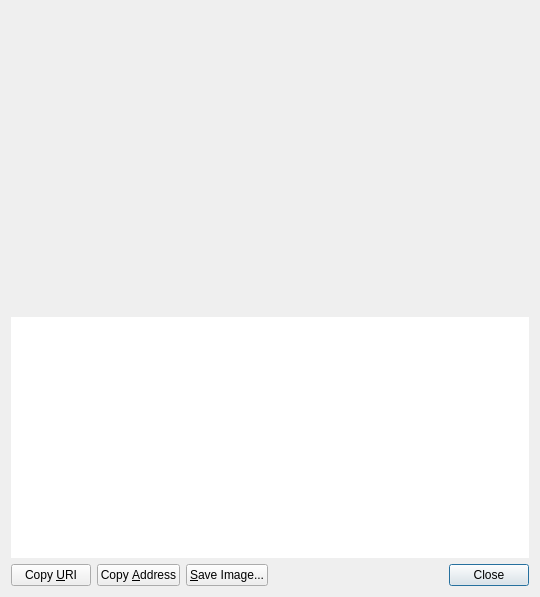
<?xml version="1.0" encoding="UTF-8"?>
<ui version="4.0">
 <class>ReceiveRequestDialog</class>
 <widget class="QDialog" name="ReceiveRequestDialog">
  <property name="geometry">
   <rect>
    <x>0</x>
    <y>0</y>
    <width>540</width>
    <height>597</height>
   </rect>
  </property>
  <property name="styleSheet">
   <string notr="true">
QStatusBar {
background-color:#ffffff;
}

.QFrame {
background-color:transparent;
border:0px solid #fff;
}

QMenuBar {
background-color:#fff;
}

QMenuBar::item {
background-color:#fff;
}

QMenuBar::item:selected {
background-color:#f8f6f6;
}

QMenu {
background-color:#f8f6f6;
}

QMenu::item {
color:#333;
}

QMenu::item:selected {
background-color:#f2f0f0;
color:#333;
}

QToolBar {
background-color:#fff;
border:0px solid #000;
padding:0;
margin:0;
}

QToolBar &gt; QToolButton {
background-color:#fff;
border:0px solid #333;
min-height:2.5em;
min-width: 8em;
padding: 0em 1em;
/*font-weight:bold;*/
color:#333;
}

QToolBar &gt; QToolButton:checked {
background-color:#183862;
color:#fff;
font-weight:bold;
}

QMessageBox {
background-color:#F8F6F6;
}

/*******************************************************/

QLabel { /* Base Text Size &amp; Color */
font-size:12px;
color:#333333;
}

.QCheckBox { /* Checkbox Labels */
color:#333333;
background-color:transparent;
}

.QCheckBox:hover {
background-color:transparent;
}

.QValidatedLineEdit, .QLineEdit { /* Text Entry Fields */
border: 1px solid #82C3E6;
font-size:11px;
min-height:25px;
outline:0;
padding:3px;
background-color:#fcfcfc;
}

.QLineEdit:!focus {
font-size:12px;
}

.QValidatedLineEdit:disabled, .QLineEdit:disabled {
background-color:#f2f2f2;
}

/*******************************************************/

QPushButton { /* Global Button Style */

background-color:#183862;

border:1;

border-radius:3px;

color:#ffffff;

font-size:12px;

font-weight:bold;

height: 26px;

padding-left:25px;

padding-right:25px;

padding-top:5px;

padding-bottom:5px;

margin-right: 10px;

}



QPushButton:hover { /* Global Button Style hover */

background-color:#f57026;

border:1;

border-radius:3px;

color:#ffffff;

font-size:12px;

font-weight:bold;

height: 26px;

padding-left:25px;

padding-right:25px;

padding-top:5px;

padding-bottom:5px;

margin-right: 10px;

}

QPushButton:focus {
border:none;
outline:none;
}

QPushButton:pressed {
border:1px solid #333;
}

QComboBox { /* Dropdown Menus */
border:1px solid #82C3E6;
padding: 3px 5px 3px 5px;
background:#fcfcfc;
min-height:25px;
color:#818181;
}

QComboBox:checked {
background:#f2f2f2;
}

QComboBox:editable {
background: #183862;
color:#616161;
border:0px solid transparent;
}

QComboBox::drop-down {
width:25px;
border:0px;
}

QComboBox::down-arrow {
border-image: url(':/images/light/drkblue_downArrow') 0 0 0 0 stretch stretch;
}

QComboBox QListView {
background:#fff;
border:1px solid #333;
padding-right:1px;
padding-left:1px;
}

QComboBox QAbstractItemView::item { margin:4px; }

QComboBox::item {
color:#818181;
}

QComboBox::item:alternate {
background:#fff;
}

QComboBox::item:selected {
border:0px solid transparent;
background:#f2f2f2;
}

QComboBox::indicator {
background-color:transparent;
selection-background-color:transparent;
color:transparent;
selection-color:transparent;
}

QAbstractSpinBox {
border:1px solid #82C3E6;
padding: 3px 5px 3px 5px;
background:#fcfcfc;
min-height:25px;
color:#818181;
}

QAbstractSpinBox::up-button {
subcontrol-origin: border;
subcontrol-position: top right;
width:21px;
background:#fcfcfc;
border-left:0px;
border-right:1px solid #82C3E6;
border-top:1px solid #82C3E6;
border-bottom:0px;
padding-right:1px;
padding-left:5px;
padding-top:2px;
}

QAbstractSpinBox::up-arrow {
image:url(':/images/light/drkblue_upArrow_small');
}

QAbstractSpinBox::down-button {
subcontrol-origin: border;
subcontrol-position: bottom right;
width:21px;
background:#fcfcfc;
border-top:0px;
border-left:0px;
border-right:1px solid #82C3E6;
border-bottom:1px solid #82C3E6;
padding-right:1px;
padding-left:5px;
padding-bottom:2px;
}

QAbstractSpinBox::down-arrow {
image:url(':/images/light/drkblue_downArrow_small');
}

QCheckBox {
spacing: 5px;
}

QCheckBox::indicator {
width: 16px;
height: 16px;
}



/*******************************************************/

QHeaderView { /* Table Header */
background-color:transparent;
}

QHeaderView::section { /* Table Header Sections */
qproperty-alignment:center;
background-color:qlineargradient(x1: 0, y1: 0, x2: 0, y2: 0.25, stop: 0 #1070B0, stop: 1 #183862);
color:#fff;
min-height:25px;
font-weight:bold;
font-size:14px;
outline:0;
border:0px solid #fff;
border-right:1px solid #fff;
padding-left:5px;
padding-right:5px;
padding-top:2px;
padding-bottom:2px;
}

QHeaderView::section:last {
border-right: 0px solid #d7d7d7;
}

.QScrollArea {
background:transparent;
border:0px;
}

.QTableView { /* Table - has to be selected as a class otherwise it throws off QCalendarWidget */
background:transparent;
border:0px solid #fff;
}

QTableView::item { /* Table Item */
background-color:#fcfcfc;
font-size:12px;
}

QTableView::item:selected { /* Table Item Selected */
background-color:#f0f0f0;
color:#333;
}

QScrollBar { /* Scroll Bar */

}

QScrollBar:vertical { /* Vertical Scroll Bar Attributes */
border:0;
background:#ffffff;
width:18px;
margin: 18px 0px 18px 0px;
}

QScrollBar:horizontal { /* Horizontal Scroll Bar Attributes */
border:0;
background:#ffffff;
height:18px;
margin: 0px 18px 0px 18px;
}


QScrollBar::handle:vertical { /* Scroll Bar Slider - vertical */
background:#e0e0e0;
min-height:10px;
}

QScrollBar::handle:horizontal { /* Scroll Bar Slider - horizontal */
background:#e0e0e0;
min-width:10px;
}

QScrollBar::add-page, QScrollBar::sub-page { /* Scroll Bar Background */
background:#F8F6F6;
}

QScrollBar::add-line:vertical, QScrollBar::sub-line:vertical, QScrollBar::add-line:horizontal, QScrollBar::sub-line:horizontal { /* Define Arrow Button Dimensions */
background-color:#F8F6F6;
border: 1px solid #f2f0f0;
width:16px;
height:16px;
}

QScrollBar::add-line:vertical:pressed, QScrollBar::sub-line:vertical:pressed, QScrollBar::add-line:horizontal:pressed, QScrollBar::sub-line:horizontal:pressed {
background-color:#e0e0e0;
}

QScrollBar::sub-line:vertical { /* Vertical - top button position */
subcontrol-position:top;
subcontrol-origin: margin;
}

QScrollBar::add-line:vertical { /* Vertical - bottom button position */
subcontrol-position:bottom;
subcontrol-origin: margin;
}

QScrollBar::sub-line:horizontal { /* Vertical - left button position */
subcontrol-position:left;
subcontrol-origin: margin;
}

QScrollBar::add-line:horizontal { /* Vertical - right button position */
subcontrol-position:right;
subcontrol-origin: margin;
}

QScrollBar:up-arrow, QScrollBar:down-arrow, QScrollBar:left-arrow, QScrollBar:right-arrow { /* Arrows Icon */
width:10px;
height:10px;
}

QScrollBar:up-arrow {
background-image: url(':/images/light/drkblue_upArrow_small');
}

QScrollBar:down-arrow {
background-image: url(':/images/light/drkblue_downArrow_small');
}

QScrollBar:left-arrow {
background-image: url(':/images/light/drkblue_leftArrow_small');
}

QScrollBar:right-arrow {
background-image: url(':/images/light/drkblue_rightArrow_small');
}


/*******************************************************/

/* DIALOG BOXES */

QDialog .QTabWidget {
border-bottom:1px solid #333;
}

QDialog .QTabWidget::pane {
border: 1px solid #d7d7d7;
}

QDialog .QTabWidget QTabBar::tab {
background-color:#f2f0f0;
color:#333;
padding-left:10px;
padding-right:10px;
padding-top:5px;
padding-bottom:5px;
border-top: 1px solid #d7d7d7;
}

QDialog .QTabWidget QTabBar::tab:first {
border-left: 1px solid #d7d7d7;
}

QDialog .QTabWidget QTabBar::tab:last {
border-right: 1px solid #d7d7d7;
}

QDialog .QTabWidget QTabBar::tab:selected, QDialog .QTabWidget QTabBar::tab:hover {
background-color:#ffffff;
color:#333;
}

QDialog .QTabWidget .QWidget {
background-color:#fff;
color:#333;
}

QDialog .QTabWidget .QWidget QAbstractSpinBox {
min-height:15px;
}

QDialog .QTabWidget .QWidget QAbstractSpinBox::down-button {
width:15px;
}

QDialog .QTabWidget .QWidget QAbstractSpinBox::up-button {
width:15px;
}

QDialog .QTabWidget .QWidget QComboBox {
min-height:15px;
}

QDialog QWidget { /* Remove Annoying Focus Rectangle */
outline: 0;
}

/*******************************************************/
/* FILE MENU */

/* Dialog: Open URI */
QDialog#OpenURIDialog {
background-color:#F8F6F6;
}

QDialog#OpenURIDialog QLabel#label { /* URI Label */
font-weight:bold;
}

QDialog#OpenURIDialog QPushButton#selectFileButton { /* ... Button */
background-color:qlineargradient(x1: 0, y1: 0, x2: 0, y2: 1, stop: .01 #f6f6f6, stop: .1 rgba(250, 250, 250, 128), stop: .95 rgba(250, 250, 250, 255), stop: 1 #ebebeb);
border:1px solid #d2d2d2;
color:#616161;
padding-left:10px;
padding-right:10px;
}

QDialog#OpenURIDialog QPushButton#selectFileButton:hover {
background-color:qlineargradient(x1: 0, y1: 0, x2: 0, y2: 1, stop: .01 #f6f6f6, stop: .1 rgba(240, 240, 240, 255), stop: .95 rgba(240, 240, 240, 255), stop: 1 #ebebeb);
color:#333;
}

QDialog#OpenURIDialog QPushButton#selectFileButton:pressed {
border:1px solid #9e9e9e;
}

/* Dialog: Sign / Verify Message */
QDialog#SignVerifyMessageDialog {
background-color:#F8F6F6;
}

QDialog#SignVerifyMessageDialog QPushButton#addressBookButton_SM { /* Address Book Button */
background-color:transparent;
padding-left:10px;
padding-right:10px;
}

QDialog#SignVerifyMessageDialog QPlainTextEdit { /* Message Signing Text */
border:1px solid #82C3E6;
background-color:#fff;
}

QDialog#SignVerifyMessageDialog QPushButton#pasteButton_SM { /* Paste Button */
/* qproperty-icon: url(&quot;:/icons/light/drkblue_editpaste&quot;); */
background-color:transparent;
padding-left:15px;
}

QDialog#SignVerifyMessageDialog QLineEdit:!focus { /* Font Hack */
font-size:10px;
}

QDialog#SignVerifyMessageDialog QPushButton#copySignatureButton_SM { /* Copy Button */
/* qproperty-icon: url(&quot;:/icons/light/drkblue_editcopy&quot;); */
background-color:transparent;
padding-left:10px;
padding-right:10px;
}

QDialog#SignVerifyMessageDialog QPushButton#clearButton_SM { /* Clear Button */
background-color:qlineargradient(x1: 0, y1: 0, x2: 0, y2: 1, stop: .01 #f6f6f6, stop: .1 rgba(250, 250, 250, 128), stop: .95 rgba(250, 250, 250, 255), stop: 1 #ebebeb);
border:1px solid #d2d2d2;
color:#616161;
padding-left:10px;
padding-right:10px;
}

QDialog#SignVerifyMessageDialog QPushButton#clearButton_SM:hover {
background-color:qlineargradient(x1: 0, y1: 0, x2: 0, y2: 1, stop: .01 #f6f6f6, stop: .1 rgba(240, 240, 240, 255), stop: .95 rgba(240, 240, 240, 255), stop: 1 #ebebeb);
color:#333;
}

QDialog#SignVerifyMessageDialog QPushButton#clearButton_SM:pressed {
border:1px solid #9e9e9e;
}

QDialog#SignVerifyMessageDialog QPushButton#addressBookButton_VM { /* Verify Message - Address Book Button */
background-color:transparent;
border:0;
padding-left:10px;
padding-right:10px;
}

QDialog#SignVerifyMessageDialog QPushButton#clearButton_VM { /* Verify Message - Clear Button */
background-color:qlineargradient(x1: 0, y1: 0, x2: 0, y2: 1, stop: .01 #f6f6f6, stop: .1 rgba(250, 250, 250, 128), stop: .95 rgba(250, 250, 250, 255), stop: 1 #ebebeb);
border:1px solid #d2d2d2;
color:#616161;
padding-left:10px;
padding-right:10px;
}

QDialog#SignVerifyMessageDialog QPushButton#clearButton_VM:hover {
background-color:qlineargradient(x1: 0, y1: 0, x2: 0, y2: 1, stop: .01 #f6f6f6, stop: .1 rgba(240, 240, 240, 255), stop: .95 rgba(240, 240, 240, 255), stop: 1 #ebebeb);
color:#333;
}

QDialog#SignVerifyMessageDialog QPushButton#clearButton_VM:pressed {
border:1px solid #9e9e9e;
}

/* Dialog: Send and Receive */
QWidget#AddressBookPage {
background-color:#F8F6F6;
}

QWidget#AddressBookPage QPushButton#newAddress { /* New Address Button */
background-color:qlineargradient(x1: 0, y1: 0, x2: 0, y2: 1, stop: .01 #f6f6f6, stop: .1 rgba(250, 250, 250, 128), stop: .95 rgba(250, 250, 250, 255), stop: 1 #ebebeb);
border:1px solid #d2d2d2;
color:#616161;
padding-left:10px;
padding-right:10px;
}

QWidget#AddressBookPage QPushButton#newAddress:hover {
background-color:qlineargradient(x1: 0, y1: 0, x2: 0, y2: 1, stop: .01 #f6f6f6, stop: .1 rgba(240, 240, 240, 255), stop: .95 rgba(240, 240, 240, 255), stop: 1 #ebebeb);
color:#333;
}

QWidget#AddressBookPage QPushButton#newAddress:pressed {
border:1px solid #9e9e9e;
}

QWidget#AddressBookPage QPushButton#copyAddress { /* Copy Address Button */
background-color:qlineargradient(x1: 0, y1: 0, x2: 0, y2: 1, stop: .01 #f6f6f6, stop: .1 rgba(250, 250, 250, 128), stop: .95 rgba(250, 250, 250, 255), stop: 1 #ebebeb);
border:1px solid #d2d2d2;
color:#616161;
padding-left:10px;
padding-right:10px;
}

QWidget#AddressBookPage QPushButton#copyAddress:hover {
background-color:qlineargradient(x1: 0, y1: 0, x2: 0, y2: 1, stop: .01 #f6f6f6, stop: .1 rgba(240, 240, 240, 255), stop: .95 rgba(240, 240, 240, 255), stop: 1 #ebebeb);
color:#333;
}

QWidget#AddressBookPage QPushButton#copyAddress:pressed {
border:1px solid #9e9e9e;
}

QWidget#AddressBookPage QPushButton#deleteAddress { /* Delete Address Button */
background-color:qlineargradient(x1: 0, y1: 0, x2: 0, y2: 1, stop: .01 #f6f6f6, stop: .1 rgba(250, 250, 250, 128), stop: .95 rgba(250, 250, 250, 255), stop: 1 #ebebeb);
border:1px solid #d2d2d2;
color:#616161;
padding-left:10px;
padding-right:10px;
}

QWidget#AddressBookPage QPushButton#deleteAddress:hover {
background-color:qlineargradient(x1: 0, y1: 0, x2: 0, y2: 1, stop: .01 #f6f6f6, stop: .1 rgba(240, 240, 240, 255), stop: .95 rgba(240, 240, 240, 255), stop: 1 #ebebeb);
color:#333;
}

QWidget#AddressBookPage QPushButton#deleteAddress:pressed {
border:1px solid #9e9e9e;
}

QWidget#AddressBookPage QTableView { /* Address Listing */
font-size:12px;
}

QWidget#AddressBookPage QHeaderView::section { /* Min width for Windows fix */
min-width:260px;
}

/* SETTINGS MENU */

/* Encrypt Wallet and Change Passphrase Dialog */
QDialog#AskPassphraseDialog {
background-color:#F8F6F6;
}

QDialog#AskPassphraseDialog QLabel#passLabel1, QDialog#AskPassphraseDialog QLabel#passLabel2, QDialog#AskPassphraseDialog QLabel#passLabel3 {
qproperty-alignment: 'AlignVCenter | AlignRight';
min-width:170px;
min-height:33px; /* base width of 25px for QLineEdit, plus padding and border */
}

/* Options Dialog */
QDialog#OptionsDialog {
background-color:#F8F6F6;
}

QDialog#OptionsDialog QValueComboBox, QDialog#OptionsDialog QSpinBox {
margin-top:5px;
margin-bottom:5px;
}

QDialog#OptionsDialog QValidatedLineEdit, QDialog#OptionsDialog QValidatedLineEdit:disabled, QDialog#OptionsDialog QLineEdit, QDialog#OptionsDialog QLineEdit:disabled {
qproperty-alignment: 'AlignVCenter | AlignLeft';
min-height:20px;
margin-top:0px;
margin-bottom:0px;
padding-top:1px;
padding-bottom:1px;
}

QDialog#OptionsDialog &gt; QLabel {
qproperty-alignment: 'AlignVCenter';
min-height:20px;
}

QDialog#OptionsDialog QWidget#tabDisplay QValueComboBox {
margin-top:0px;
margin-bottom:0px;
}

QDialog#OptionsDialog QLabel#label_3 { /* Translations Missing? Label */
qproperty-alignment: 'AlignVCenter | AlignCenter';
color:#818181;
padding-bottom:8px;
}

QDialog#OptionsDialog QCheckBox {
min-height:20px;
}

QDialog#OptionsDialog QCheckBox#displayAddresses {
min-height:33px;

}

/* TOOLS MENU */

QDialog#RPCConsole { /* RPC Console Dialog Box */
background-color:#F8F6F6;
}

QDialog#RPCConsole QWidget#tab_info QLabel#label_11, QDialog#RPCConsole QWidget#tab_info QLabel#label_10 { /* Margin between Network and Block Chain headers */
qproperty-alignment: 'AlignBottom';
min-height:25px;
min-width:180px;
}

QDialog#RPCConsole QWidget#tab_peers  QLabel#peerHeading { /* Peers Info Header */
color:#183862;
}

QDialog#RPCConsole QPushButton#openDebugLogfileButton {
max-width:60px;
}

QDialog#RPCConsole QTextEdit#messagesWidget { /* Console Messages Window */
border:0;
}

QDialog#RPCConsole QLineEdit#lineEdit { /* Console Input */
margin-right:5px;
}

QDialog#RPCConsole QPushButton#clearButton { /* Console Clear Button */
background-color:transparent;
padding-left:10px;
padding-right:10px;
}

QDialog#RPCConsole .QGroupBox #line { /* Network In Line */
background-color:#00ff00;
}

QDialog#RPCConsole .QGroupBox #line_2 { /* Network Out Line */
background:#ff0000;
}

/* HELP MENU */

/* Command Line Options Dialog */
QDialog#HelpMessageDialog {
background-color:#F8F6F6;
}

QDialog#HelpMessageDialog QScrollArea * {
background-color:#ffffff;
}

QDialog#HelpMessageDialog QScrollBar:vertical, QDialog#HelpMessageDialog QScrollBar:horizontal {
border:0;
}

/* About Proton Dialog */
QDialog#AboutDialog {
background-color:#F8F6F6;
}

QDialog#AboutDialog QLabel#label, QDialog#AboutDialog QLabel#copyrightLabel, QDialog#AboutDialog QLabel#label_2 { /* About Proton Contents */
margin-left:10px;
}

QDialog#AboutDialog QLabel#label_2 { /* Margin for About Proton text */
margin-right:10px;
}

/* Edit Address Dialog */
QDialog#EditAddressDialog {
background-color:#F8F6F6;
}

QDialog#EditAddressDialog QLabel {
qproperty-alignment: 'AlignVCenter | AlignRight';
min-height:27px;
font-weight:normal;
padding-right:5px;
}

/* OVERVIEW SCREEN */

QWidget .QFrame#frame { /* Wallet Balance */
min-width:490px;
}

QWidget .QFrame#frame &gt; .QLabel {
min-width:190px;
font-weight:normal;
min-height:30px;
}

QWidget .QFrame#frame .QLabel#label_5 { /* Wallet Label */
qproperty-alignment: 'AlignVCenter | AlignRight';
min-width:160px;
background-color:transparent;
color:#f4f4f5;
margin-right:5px;
padding-right:5px;
}

QWidget .QFrame#frame .QLabel#labelWalletStatus { /* Wallet Sync Status */
qproperty-alignment: 'AlignVCenter | AlignLeft';
margin-left:3px;
}

QWidget .QFrame#frame .QLabel#labelSpendable { /* Spendable Header */
qproperty-alignment: 'AlignVCenter | AlignLeft';
font-size:12px;
margin-left:18px;
}

QWidget .QFrame#frame .QLabel#labelWatchonly { /* Watch-only Header */
qproperty-alignment: 'AlignVCenter | AlignLeft';
font-size:12px;
margin-left:16px;
}

QWidget .QFrame#frame .QLabel#labelBalanceText { /* Available Balance Label */
qproperty-alignment: 'AlignVCenter | AlignRight';
min-width:160px;
background-color:#183862;
color:#ffffff;
margin-right:5px;
padding-right:5px;
font-size:14px;
font-weight: bold;
min-height:35px;
}

QWidget .QFrame#frame .QLabel#labelBalance { /* Available Balance */
qproperty-alignment: 'AlignVCenter | AlignLeft';
font-size:16px;
color:#183862;
margin-left:0px;
    font-weight: bold;
}

QWidget .QFrame#frame .QLabel#labelWatchAvailable { /* Watch-only Balance */
qproperty-alignment: 'AlignVCenter | AlignLeft';
font-size:12px;
margin-left:16px;
}

QWidget .QFrame#frame .QLabel#labelPendingText { /* Pending Balance Label */
qproperty-alignment: 'AlignVCenter | AlignRight';
min-width:160px;
font-size:14px;
font-Weight:bold;
background-color:#F8F6F6;
margin-right:5px;
padding-right:5px;
}

QWidget .QFrame#frame .QLabel#labelUnconfirmed { /* Pending Balance */
qproperty-alignment: 'AlignVCenter | AlignLeft';
font-size:14px;
font-weight:bold;
margin-left:0px;
}

QWidget .QFrame#frame .QLabel#labelWatchPending { /* Watch-only Pending Balance */
qproperty-alignment: 'AlignVCenter | AlignLeft';
font-size:12px;
margin-left:16px;
}

QWidget .QFrame#frame .QLabel#labelImmatureText { /* Immature Balance Label */
qproperty-alignment: 'AlignVCenter | AlignRight';
min-width:160px;
font-size:14px;
font-weight:bold;
background-color:#F8F6F6;
margin-right:5px;
padding-right:5px;
}

QWidget .QFrame#frame .QLabel#labelImmature { /* Immature Balance */
qproperty-alignment: 'AlignVCenter | AlignLeft';
font-size:14px;
font-weight:bold;
margin-left:0px;
}

QWidget .QFrame#frame .QLabel#labelWatchImmature { /* Watch-only Immature Balance */
qproperty-alignment: 'AlignVCenter | AlignLeft';
font-size:12px;
margin-left:16px;
}

QWidget .QFrame#frame .QLabel#labelTotalText { /* Total Balance Label */
qproperty-alignment: 'AlignVCenter | AlignRight';
min-width:160px;
font-size:14px;
font-weight:bold;
background-color:#F8F6F6;
margin-right:5px;
padding-right:5px;
}

QWidget .QFrame#frame .QLabel#labelTotal { /* Total Balance */
qproperty-alignment: 'AlignVCenter | AlignLeft';
font-size:14px;
font-weight:bold;
margin-left:0px;
}

QWidget .QFrame#frame .QLabel#labelWatchTotal { /* Watch-only Total Balance */
qproperty-alignment: 'AlignVCenter | AlignLeft';
font-size:12px;
margin-left:16px;
}

/* PRIVATESEND WIDGET */

QWidget .QFrame#framePrivateSend { /* PrivateSend Widget */
background-color:transparent;
max-width: 451px;
min-width: 451px;
max-height: 350px;
}

QWidget .QFrame#framePrivateSend .QWidget#layoutWidgetPrivateSendHeader { /* PrivateSend Header */
max-width: 421px;
min-width: 421px;
}

QWidget .QFrame#framePrivateSend .QLabel#labelPrivateSendHeader { /* PrivateSend Header */
qproperty-alignment: 'AlignVCenter | AlignCenter';
max-width: 421px;
min-width: 421px;
background-color:#183862;
color:#fff;
margin-right: 5px;
padding-right: 5px;
font-weight:bold;
font-size:14px;
min-height:35px;
max-height:35px;
}
/******************************************************************/
QWidget .QFrame#framePrivateSend .QLabel#labelPrivateSendSyncStatus { /* PrivateSend Sync Status */
qproperty-alignment: 'AlignVCenter | AlignLeft';
margin-left:2px;
padding-right:5px;
}

QWidget .QFrame#framePrivateSend #privateSendFormLayoutWidget {
max-width: 451px;
max-height: 175px;
}

QWidget .QFrame#framePrivateSend #privateSendFormLayoutWidget &gt; .QLabel {
min-width:175px;
font-weight:normal;
min-height:25px;
}

QWidget .QFrame#framePrivateSend #privateSendFormLayoutWidget .QLabel#labelPrivateSendEnabledText { /* PrivateSend Enabled Status Label */
qproperty-alignment: 'AlignVCenter | AlignRight';
min-width:160px;
background-color:#F8F6F6;
margin-right:5px;
padding-right:5px;
}

QWidget .QFrame#framePrivateSend #privateSendFormLayoutWidget .QLabel#labelPrivateSendEnabled { /* PrivateSend Enabled Status */

}

QWidget .QFrame#framePrivateSend #privateSendFormLayoutWidget .QLabel#labelCompletitionText { /* PrivateSend Completion Label */
qproperty-alignment: 'AlignVCenter | AlignRight';
min-width:160px;
background-color:#F8F6F6;
margin-right:5px;
padding-right:5px;

}

QWidget .QFrame#framePrivateSend #privateSendFormLayoutWidget .QProgressBar#privateSendProgress { /* PrivateSend Completion */
border: 1px solid #818181;
border-radius: 1px;
margin-right:43px;
text-align: right;
color:#818181;
}

QWidget .QFrame#framePrivateSend #privateSendFormLayoutWidget .QProgressBar#privateSendProgress::chunk {
background-color: #183862;
width:1px;
}

QWidget .QFrame#framePrivateSend #privateSendFormLayoutWidget .QLabel#labelAnonymizedText { /* PrivateSend Balance Label */
qproperty-alignment: 'AlignVCenter | AlignRight';
min-width:160px;
background-color:#F8F6F6;
margin-right:5px;
padding-right:5px;
}

QWidget .QFrame#framePrivateSend #privateSendFormLayoutWidget .QLabel#labelAnonymized { /* PrivateSend Balance */

}

QWidget .QFrame#framePrivateSend #privateSendFormLayoutWidget .QLabel#labelAmountAndRoundsText { /* PrivateSend Amount and Rounds Label */
qproperty-alignment: 'AlignVCenter | AlignRight';
min-width:160px;
background-color:#F8F6F6;
margin-right:5px;
padding-right:5px;
}

QWidget .QFrame#framePrivateSend #privateSendFormLayoutWidget .QLabel#labelAmountRounds { /* PrivateSend Amount and Rounds */

}

QWidget .QFrame#framePrivateSend #privateSendFormLayoutWidget .QLabel#labelSubmittedDenomText { /* PrivateSend Submitted Denom Label */
qproperty-alignment: 'AlignVCenter | AlignRight';
min-width:160px;
background-color:#F8F6F6;
margin-right:5px;
padding-right:5px;
}

QWidget .QFrame#framePrivateSend #privateSendFormLayoutWidget .QLabel#labelSubmittedDenom { /* PrivateSend Submitted Denom */

}

QWidget .QFrame#framePrivateSend .QWidget#layoutWidgetLastMessageAndButtons {
max-width: 451px;
}

QWidget .QFrame#framePrivateSend .QLabel#labelPrivateSendLastMessage { /* PrivateSend Status Notifications */
qproperty-alignment: 'AlignVCenter | AlignCenter';
min-width: 288px;
min-height: 43px;
font-size:11px;
color:#818181;
}

/* PRIVATESEND BUTTONS */

QWidget .QFrame#framePrivateSend .QPushButton { /* PrivateSend Buttons - General Attributes */
border:0px solid #ffffff;
}

QWidget .QFrame#framePrivateSend QPushButton:focus {
border:none;
outline:none;
}

QWidget .QFrame#framePrivateSend .QPushButton#togglePrivateSend { /* Start PrivateSend Mixing */
min-height: 40px;
font-size:15px;
font-weight:normal;
color:#ffffff;
padding-left:10px;
padding-right:10px;
padding-top:5px;
padding-bottom:6px;
}

QWidget .QFrame#framePrivateSend .QPushButton#togglePrivateSend:hover {

}

QWidget .QFrame#framePrivateSend .QPushButton#privateSendAuto { /* Try Mix Button */
background-color:qlineargradient(x1: 0, y1: 0, x2: 0, y2: 1, stop: .01 #f6f6f6, stop: .1 rgba(250, 250, 250, 128), stop: .95 rgba(250, 250, 250, 255), stop: 1 #ebebeb);
border:1px solid #d2d2d2;
color:#616161;
min-height:25px;
font-size:9px;
padding:0px;
}

QWidget .QFrame#framePrivateSend .QPushButton#privateSendAuto:hover {
background-color:qlineargradient(x1: 0, y1: 0, x2: 0, y2: 1, stop: .01 #f6f6f6, stop: .1 rgba(240, 240, 240, 255), stop: .95 rgba(240, 240, 240, 255), stop: 1 #ebebeb);
color:#333;
}

QWidget .QFrame#framePrivateSend .QPushButton#privateSendAuto:pressed {
border:1px solid #9e9e9e;
}

QWidget .QFrame#framePrivateSend .QPushButton#privateSendReset { /* Reset Button */
background-color:qlineargradient(x1: 0, y1: 0, x2: 0, y2: 1, stop: .01 #f6f6f6, stop: .1 rgba(250, 250, 250, 128), stop: .95 rgba(250, 250, 250, 255), stop: 1 #ebebeb);
border:1px solid #d2d2d2;
color:#616161;
min-height:25px;
font-size:9px;
padding:0px;
}

QWidget .QFrame#framePrivateSend .QPushButton#privateSendReset:hover {
background-color:qlineargradient(x1: 0, y1: 0, x2: 0, y2: 1, stop: .01 #f6f6f6, stop: .1 rgba(240, 240, 240, 255), stop: .95 rgba(240, 240, 240, 255), stop: 1 #ebebeb);
color:#333;
}

QWidget .QFrame#framePrivateSend .QPushButton#privateSendReset:pressed {
border:1px solid #9e9e9e;
}

QWidget .QFrame#framePrivateSend .QPushButton#privateSendInfo { /* Info Button */
background-color:qlineargradient(x1: 0, y1: 0, x2: 0, y2: 1, stop: .01 #f6f6f6, stop: .1 rgba(250, 250, 250, 128), stop: .95 rgba(250, 250, 250, 255), stop: 1 #ebebeb);
border:1px solid #d2d2d2;
color:#616161;
min-height:25px;
font-size:9px;
padding:0px;
}

QWidget .QFrame#framePrivateSend .QPushButton#privateSendInfo:hover {
background-color:qlineargradient(x1: 0, y1: 0, x2: 0, y2: 1, stop: .01 #f6f6f6, stop: .1 rgba(240, 240, 240, 255), stop: .95 rgba(240, 240, 240, 255), stop: 1 #ebebeb);
color:#333;
}

QWidget .QFrame#framePrivateSend .QPushButton#privateSendInfo:pressed {
border:1px solid #9e9e9e;
}

/* RECENT TRANSACTIONS */

QWidget .QFrame#frame_2 { /* Transactions Widget */
min-width:410px;
margin-right:20px;
margin-left:0;
margin-top:15px;
background-repeat:none;
}

QWidget .QFrame#frame_2 .QLabel#label_4 { /* Recent Transactions Label */
min-width:180px;
color:#999;
margin-left:0px;
margin-top:30px;
margin-right:5px;
padding-right:5px;
font-weight:normal;
font-size:18px;
font-weight:bold;
min-height:24px;
}

QWidget .QFrame#frame_2 .QLabel#labelTransactionsStatus { /* Recent Transactions Sync Status */
qproperty-alignment: 'AlignBottom | AlignRight';
min-width:93px;
margin-top:83px;
margin-left:16px;
margin-right:5px;
min-height:16px;
}

QWidget .QFrame#frame_2 QListView { /* SUQA Transaction List */
font-weight:normal;
font-size:14px;
max-width:500px;
margin-top:12px;
margin-left:0px; /* CSS Voodoo - set to -66px to hide default transaction icons */
}

/* SEND DIALOG */

QDialog#SendCoinsDialog .QFrame#frameCoinControl { /* Coin Control Section */

}

QDialog#SendCoinsDialog .QFrame#frameCoinControl &gt; .QLabel { /* Default Font Color and  Size */
font-weight:normal;
color: #999;
}

QDialog#SendCoinsDialog .QFrame#frameCoinControl .QPushButton#pushButtonCoinControl { /* Coin Control Inputs Button */
padding-left:10px;
padding-right:10px;
min-height:25px;
}

QDialog#SendCoinsDialog .QFrame#frameCoinControl .QLabel#labelCoinControlFeatures { /* Coin Control Header */
color:#999;
font-weight:normal;
font-size:14px;
}

QDialog#SendCoinsDialog .QFrame#frameCoinControl .QWidget#widgetCoinControl { /* Coin Control Inputs */
}

QDialog#SendCoinsDialog .QFrame#frameCoinControl .QWidget#widgetCoinControl &gt; .QLabel { /* Coin Control Inputs Labels */
padding:2px;
}

QDialog#SendCoinsDialog .QFrame#frameCoinControl .QCheckBox#checkBoxCoinControlChange { /* Custom Change Label */
}

QDialog#SendCoinsDialog .QFrame#frameCoinControl .QValidatedLineEdit#lineEditCoinControlChange { /* Custom Change Address */
}

QDialog#SendCoinsDialog .QFrame#frameCoinControl .QLabel#labelCoinControlChangeLabel { /* Custom Change Address Validation Label */
font-weight:normal;
qproperty-margin:-6;
margin-right:112px;
}

QDialog#SendCoinsDialog .QScrollArea#scrollArea .QWidget#scrollAreaWidgetContents { /* Send To Widget */
background:transparent;
}

QDialog#SendCoinsDialog .QPushButton#sendButton { /* Send Button */
padding-left:10px;
padding-right:10px;
}

QDialog#SendCoinsDialog .QPushButton#clearButton { /* Clear Button */
background-color:qlineargradient(x1: 0, y1: 0, x2: 0, y2: 1, stop: .01 #f6f6f6, stop: .1 rgba(250, 250, 250, 128), stop: .95 rgba(250, 250, 250, 255), stop: 1 #ebebeb);
border:1px solid #d2d2d2;
color:#616161;
padding-left:10px;
padding-right:10px;
}

QDialog#SendCoinsDialog .QPushButton#clearButton:hover {
background-color:qlineargradient(x1: 0, y1: 0, x2: 0, y2: 1, stop: .01 #f6f6f6, stop: .1 rgba(240, 240, 240, 255), stop: .95 rgba(240, 240, 240, 255), stop: 1 #ebebeb);
color:#333;
}

QDialog#SendCoinsDialog .QPushButton#clearButton:pressed {
border:1px solid #9e9e9e;
}

QDialog#SendCoinsDialog .QPushButton#addButton { /* Add Button */
background-color:qlineargradient(x1: 0, y1: 0, x2: 0, y2: 1, stop: .01 #f6f6f6, stop: .1 rgba(250, 250, 250, 128), stop: .95 rgba(250, 250, 250, 255), stop: 1 #ebebeb);
border:1px solid #d2d2d2;
color:#616161;
padding-left:10px;
padding-right:10px;
}

QDialog#SendCoinsDialog .QPushButton#addButton:hover {
background-color:qlineargradient(x1: 0, y1: 0, x2: 0, y2: 1, stop: .01 #f6f6f6, stop: .1 rgba(240, 240, 240, 255), stop: .95 rgba(240, 240, 240, 255), stop: 1 #ebebeb);
color:#333;
}

QDialog#SendCoinsDialog .QPushButton#addButton:pressed {
border:1px solid #9e9e9e;
}

QDialog#SendCoinsDialog .QCheckBox#checkUsePrivateSend { /* PrivateSend Checkbox */
color:#616161;
font-weight:bold;
background: qradialgradient(cx:0.5, cy:0.5, radius: 0.5, fx:0.5, fy:0.5, stop:0 rgba(248, 246, 246, 128), stop: 1 rgba(0, 0, 0, 0));
border-radius:5px;
padding-top:20px;
padding-bottom:18px;
}

QDialog#SendCoinsDialog .QCheckBox#checkUseInstantSend { /* InstantSend Checkbox */
color:#616161;
font-weight:bold;
background: qradialgradient(cx:0.5, cy:0.5, radius: 0.5, fx:0.5, fy:0.5, stop:0 rgba(248, 246, 246, 128), stop: 1 rgba(0, 0, 0, 0));
border-radius:5px;
padding-top:20px;
padding-bottom:18px;
margin-left:10px;
margin-right:20px;
}

/* This QLabel uses name = &quot;label&quot; which conflicts with Address Book -&gt; New Address */
/* To maximize backwards compatibility this formatting has been removed */

QDialog#SendCoinsDialog QLabel#label {
/*margin-left:20px;
margin-right:-2px;
padding-right:-2px;
color:#616161;
font-size:14px;
font-weight:bold;
border-radius:5px;
padding-top:20px;
padding-bottom:20px;*/
min-height:27px;
}

QDialog#SendCoinsDialog QLabel#labelBalance {
margin-left:0px;
padding-left:0px;
color:#333333;
/* font-weight:bold;
border-radius:5px;
padding-top:20px;
padding-bottom:20px; */
min-height:27px;
}

#checkboxSubtractFeeFromAmount {
padding-left:10px;
}


/* SEND COINS ENTRY */

QStackedWidget#SendCoinsEntry .QFrame#SendCoins &gt; .QLabel { /* Send Coin Entry Labels */
background-color:#F8F6F6;
min-width:102px;
font-weight:normal;
/*font-size:11px;*/
color:#333;
min-height:25px;
margin-right:5px;
padding-right:5px;
}

QStackedWidget#SendCoinsEntry .QFrame#SendCoins .QLabel#amountLabel {
color: #fff;
background-color:#999;
}

QStackedWidget#SendCoinsEntry .QValidatedLineEdit#payTo { /* Pay To Input Field */
}

QStackedWidget#SendCoinsEntry .QToolButton { /* General Settings for Pay To Icons */
padding-left:5px;
padding-right:5px;
border: 0;
outline: 0;
}

QStackedWidget#SendCoinsEntry .QToolButton#addressBookButton { /* Address Book Button */
padding-left:10px;
}

QStackedWidget#SendCoinsEntry .QToolButton#addressBookButton {
}

QStackedWidget#SendCoinsEntry .QToolButton#pasteButton {
}

QStackedWidget#SendCoinsEntry .QToolButton#deleteButton {
}

QStackedWidget#SendCoinsEntry .QLineEdit#addAsLabel { /* Pay To Input Field */
}

/* COIN CONTROL POPUP */

QDialog#CoinControlDialog { /* Coin Control Dialog Window */
background-color:#F8F6F6;
}

QDialog#CoinControlDialog .QLabel#labelCoinControlQuantityText { /* Coin Control Quantity Label */
min-height:30px;
padding-left:15px;
}

QDialog#CoinControlDialog .QLabel#labelCoinControlQuantity { /* Coin Control Quantity */
min-height:30px;
}

QDialog#CoinControlDialog .QLabel#labelCoinControlBytesText { /* Coin Control Bytes Label */
padding-left:15px;
}

QDialog#CoinControlDialog .QLabel#labelCoinControlBytes { /* Coin Control Bytes */
}

QDialog#CoinControlDialog .QLabel#labelCoinControlAmountText { /* Coin Control Amount Label */
min-height:30px;
padding-left:15px;
}

QDialog#CoinControlDialog .QLabel#labelCoinControlAmount { /* Coin Control Amount */
min-height:30px;
}

QDialog#CoinControlDialog .QLabel#labelCoinControlPriorityText { /* Coin Control Priority Label */
padding-left:15px;
}

QDialog#CoinControlDialog .QLabel#labelCoinControlPriority { /* Coin Control Priority */
}

QDialog#CoinControlDialog .QLabel#labelCoinControlFeeText { /* Coin Control Fee Label */
min-height:30px;
padding-left:15px;
}

QDialog#CoinControlDialog .QLabel#labelCoinControlFee { /* Coin Control Fee */
min-height:30px;
}

QDialog#CoinControlDialog .QLabel#labelCoinControlLowOutputText { /* Coin Control Low Output Label */
padding-left:15px;
}

QDialog#CoinControlDialog .QLabel#labelCoinControlLowOutput { /* Coin Control Low Output */
}

QDialog#CoinControlDialog .QLabel#labelCoinControlAfterFeeText { /* Coin Control After Fee Label */
min-height:30px;
padding-left:15px;
}

QDialog#CoinControlDialog .QLabel#labelCoinControlAfterFee { /* Coin Control After Fee */
min-height:30px;
}

QDialog#CoinControlDialog .QLabel#labelCoinControlChangeText { /* Coin Control Change Label */
padding-left:15px;
}

QDialog#CoinControlDialog .QLabel#labelCoinControlChange { /* Coin Control Change */

}

QDialog#CoinControlDialog .QFrame#frame .QPushButton#pushButtonSelectAll { /* (un)select all button */
padding-left:10px;
padding-right:10px;
min-height:25px;
}

QDialog#CoinControlDialog .QFrame#frame .QPushButton#pushButtonToggleLock { /* Toggle lock state button */
padding-left:10px;
padding-right:10px;
min-height:25px;
}

QDialog#CoinControlDialog .QDialogButtonBox#buttonBox QPushButton { /* Coin Control 'OK' button */
}

QDialog#CoinControlDialog .QFrame#frame .QRadioButton#radioTreeMode { /* Coin Control Tree Mode Selector */
color:#818181;
background-color:transparent;
}

QDialog#CoinControlDialog .QFrame#frame .QRadioButton#radioListMode { /* Coin Control List Mode Selector */
color:#818181;
background-color:transparent;
}

QDialog#CoinControlDialog QHeaderView::section:first { /* Bug Fix: the number &quot;1&quot; displays in this table for some reason... */
color:transparent;
}

QDialog#CoinControlDialog .CoinControlTreeWidget#treeWidget { /* Coin Control Widget Container */
outline:0;
background-color:#ffffff;
border:0px solid #818181;
}

QDialog#CoinControlDialog .CoinControlTreeWidget#treeWidget::item {
}

QDialog#CoinControlDialog .CoinControlTreeWidget#treeWidget::item:selected { /* Coin Control Item (selected) */
background-color:#f7f7f7;
color:#333;
}

QDialog#CoinControlDialog .CoinControlTreeWidget#treeWidget::item:checked { /* Coin Control Item (checked) */
background-color:#f7f7f7;
color:#333;
}

QDialog#CoinControlDialog .CoinControlTreeWidget#treeWidget::branch:selected { /* Coin Control Branch Icon */
background-image: url(':/images/light/drkblue_qtreeview_selected');
background-repeat:no-repeat;
background-position:center;
background-color:#f7f7f7;
color:#333;
}

QDialog#CoinControlDialog .CoinControlTreeWidget#treeWidget::branch:checked { /* Coin Control Branch Icon */
background-image: url(':/images/light/drkblue_qtreeview_selected');
background-repeat:no-repeat;
background-position:center;
background-color:#f7f7f7;
color:#333;
}

QDialog#CoinControlDialog .CoinControlTreeWidget#treeWidget::seperator {

}

QDialog#CoinControlDialog .CoinControlTreeWidget#treeWidget::indicator { /* Coin Control Widget Checkbox */

}

/* RECEIVE COINS */

QWidget#ReceiveCoinsDialog .QFrame#frame2 .QLabel#label_2 { /* Label Label */
background-color:#F8F6F6;
border: 1px solid #fff;
min-width:102px;
color:#333;
/*font-weight:bold;
font-size:11px;*/
padding-right:5px;
}

QWidget#ReceiveCoinsDialog .QFrame#frame2 .QLabel#label { /* Amount Label */
background-color:#999;
border: 1px solid #fff;
min-width:102px;
color:#ffffff;
/*font-weight:bold;
font-size:11px;*/
padding-right:5px;
}

QWidget#ReceiveCoinsDialog .QFrame#frame2 .QLabel#label_3 { /* Message Label */
background-color:#F8F6F6;
border: 1px solid #fff;
min-width:102px;
color:#333;
/*font-weight:bold;
font-size:11px;*/
padding-right:5px;
}

QWidget#ReceiveCoinsDialog .QFrame#frame2 QPushButton#clearButton { /* Clear Button */
background-color:qlineargradient(x1: 0, y1: 0, x2: 0, y2: 1, stop: .01 #f6f6f6, stop: .1 rgba(250, 250, 250, 128), stop: .95 rgba(250, 250, 250, 255), stop: 1 #ebebeb);
border:1px solid #d2d2d2;
color:#616161;
padding-left:10px;
padding-right:10px;
}

QWidget#ReceiveCoinsDialog .QFrame#frame2 QPushButton#clearButton:hover {
background-color:qlineargradient(x1: 0, y1: 0, x2: 0, y2: 1, stop: .01 #f6f6f6, stop: .1 rgba(240, 240, 240, 255), stop: .95 rgba(240, 240, 240, 255), stop: 1 #ebebeb);
color:#333;
}

QWidget#ReceiveCoinsDialog .QFrame#frame2 QPushButton#clearButton:pressed {
border:1px solid #9e9e9e;
}

QWidget#ReceiveCoinsDialog .QFrame#frame QPushButton#showRequestButton { /* Show Button */
background-color:qlineargradient(x1: 0, y1: 0, x2: 0, y2: 1, stop: .01 #f6f6f6, stop: .1 rgba(250, 250, 250, 128), stop: .95 rgba(250, 250, 250, 255), stop: 1 #ebebeb);
border:1px solid #d2d2d2;
color:#616161;
padding-left:10px;
padding-right:10px;
}

QWidget#ReceiveCoinsDialog .QFrame#frame QPushButton#showRequestButton:hover {
background-color:qlineargradient(x1: 0, y1: 0, x2: 0, y2: 1, stop: .01 #f6f6f6, stop: .1 rgba(240, 240, 240, 255), stop: .95 rgba(240, 240, 240, 255), stop: 1 #ebebeb);
color:#333;
}

QWidget#ReceiveCoinsDialog .QFrame#frame QPushButton#showRequestButton:pressed {
border:1px solid #9e9e9e;
}

QWidget#ReceiveCoinsDialog .QFrame#frame QPushButton#removeRequestButton { /* Remove Button */
background-color:qlineargradient(x1: 0, y1: 0, x2: 0, y2: 1, stop: .01 #f6f6f6, stop: .1 rgba(250, 250, 250, 128), stop: .95 rgba(250, 250, 250, 255), stop: 1 #ebebeb);
border:1px solid #d2d2d2;
color:#616161;
padding-left:10px;
padding-right:10px;
}

QWidget#ReceiveCoinsDialog .QFrame#frame QPushButton#removeRequestButton:hover {
background-color:qlineargradient(x1: 0, y1: 0, x2: 0, y2: 1, stop: .01 #f6f6f6, stop: .1 rgba(240, 240, 240, 255), stop: .95 rgba(240, 240, 240, 255), stop: 1 #ebebeb);
color:#333;
}

QWidget#ReceiveCoinsDialog .QFrame#frame QPushButton#removeRequestButton:pressed {
border:1px solid #9e9e9e;
}

QWidget#ReceiveCoinsDialog .QFrame#frame .QLabel#label_6 { /* Requested Payments History Label */
color:#999;
font-weight:normal;
font-size:14px;
}

/* RECEIVE COINS DIALOG */

QDialog#ReceiveRequestDialog {
background-color:#F8F6F6;
}

QDialog#ReceiveRequestDialog QTextEdit { /* Contents of Receive Coin Dialog */
border:1px solid #d7d7d7;
}

/* TRANSACTIONS PAGE */

TransactionView QLineEdit { /* Filters */
margin-bottom:2px;
margin-right:1px;
min-width:111px;
text-align:center;
}

TransactionView QLineEdit#addressWidget { /* Address Filter */
margin-bottom:2px;
margin-right:1px;
min-width:405px;
text-align:center;
}

TransactionView QLineEdit#amountWidget { /* Amount Filter */
margin-bottom:2px;
margin-right:1px;
max-width:100px;
text-align:center;
}

TransactionView QComboBox {
margin-bottom:1px;
margin-right:1px;
}

QLabel#transactionSumLabel { /* Example of setObjectName for widgets without name */
color:#333333;
font-weight:bold;
}
 
QLabel#transactionSum { /* Example of setObjectName for widgets without name */
color:#333333;
}

/* TRANSACTION DETAIL DIALOG */

QDialog#TransactionDescDialog {
background-color:#F8F6F6;
}

QDialog#TransactionDescDialog QTextEdit { /* Contents of Receive Coin Dialog */
border:1px solid #d7d7d7;

}


</string>
  </property>
  <layout class="QVBoxLayout" name="verticalLayout_3">
   <item>
    <widget class="QRImageWidget" name="lblQRCode">
     <property name="sizePolicy">
      <sizepolicy hsizetype="Expanding" vsizetype="Fixed">
       <horstretch>0</horstretch>
       <verstretch>0</verstretch>
      </sizepolicy>
     </property>
     <property name="minimumSize">
      <size>
       <width>300</width>
       <height>300</height>
      </size>
     </property>
     <property name="toolTip">
      <string>QR Code</string>
     </property>
     <property name="textFormat">
      <enum>Qt::PlainText</enum>
     </property>
     <property name="alignment">
      <set>Qt::AlignCenter</set>
     </property>
     <property name="wordWrap">
      <bool>true</bool>
     </property>
    </widget>
   </item>
   <item>
    <widget class="QTextEdit" name="outUri">
     <property name="sizePolicy">
      <sizepolicy hsizetype="Expanding" vsizetype="Expanding">
       <horstretch>0</horstretch>
       <verstretch>0</verstretch>
      </sizepolicy>
     </property>
     <property name="minimumSize">
      <size>
       <width>0</width>
       <height>50</height>
      </size>
     </property>
     <property name="frameShape">
      <enum>QFrame::NoFrame</enum>
     </property>
     <property name="frameShadow">
      <enum>QFrame::Plain</enum>
     </property>
     <property name="tabChangesFocus">
      <bool>true</bool>
     </property>
     <property name="textInteractionFlags">
      <set>Qt::TextSelectableByKeyboard|Qt::TextSelectableByMouse</set>
     </property>
    </widget>
   </item>
   <item>
    <layout class="QHBoxLayout" name="horizontalLayout">
     <item>
      <widget class="QPushButton" name="btnCopyURI">
       <property name="text">
        <string>Copy &amp;URI</string>
       </property>
       <property name="autoDefault">
        <bool>false</bool>
       </property>
      </widget>
     </item>
     <item>
      <widget class="QPushButton" name="btnCopyAddress">
       <property name="text">
        <string>Copy &amp;Address</string>
       </property>
       <property name="autoDefault">
        <bool>false</bool>
       </property>
      </widget>
     </item>
     <item>
      <widget class="QPushButton" name="btnSaveAs">
       <property name="text">
        <string>&amp;Save Image...</string>
       </property>
       <property name="autoDefault">
        <bool>false</bool>
       </property>
      </widget>
     </item>
     <item>
      <spacer name="horizontalSpacer_2">
       <property name="orientation">
        <enum>Qt::Horizontal</enum>
       </property>
       <property name="sizeHint" stdset="0">
        <size>
         <width>40</width>
         <height>20</height>
        </size>
       </property>
      </spacer>
     </item>
     <item>
      <widget class="QDialogButtonBox" name="buttonBox">
       <property name="standardButtons">
        <set>QDialogButtonBox::Close</set>
       </property>
      </widget>
     </item>
    </layout>
   </item>
  </layout>
 </widget>
 <customwidgets>
  <customwidget>
   <class>QRImageWidget</class>
   <extends>QLabel</extends>
   <header>receiverequestdialog.h</header>
  </customwidget>
 </customwidgets>
 <resources/>
 <connections>
  <connection>
   <sender>buttonBox</sender>
   <signal>rejected()</signal>
   <receiver>ReceiveRequestDialog</receiver>
   <slot>reject()</slot>
   <hints>
    <hint type="sourcelabel">
     <x>452</x>
     <y>573</y>
    </hint>
    <hint type="destinationlabel">
     <x>243</x>
     <y>298</y>
    </hint>
   </hints>
  </connection>
  <connection>
   <sender>buttonBox</sender>
   <signal>accepted()</signal>
   <receiver>ReceiveRequestDialog</receiver>
   <slot>accept()</slot>
   <hints>
    <hint type="sourcelabel">
     <x>452</x>
     <y>573</y>
    </hint>
    <hint type="destinationlabel">
     <x>243</x>
     <y>298</y>
    </hint>
   </hints>
  </connection>
 </connections>
</ui>
